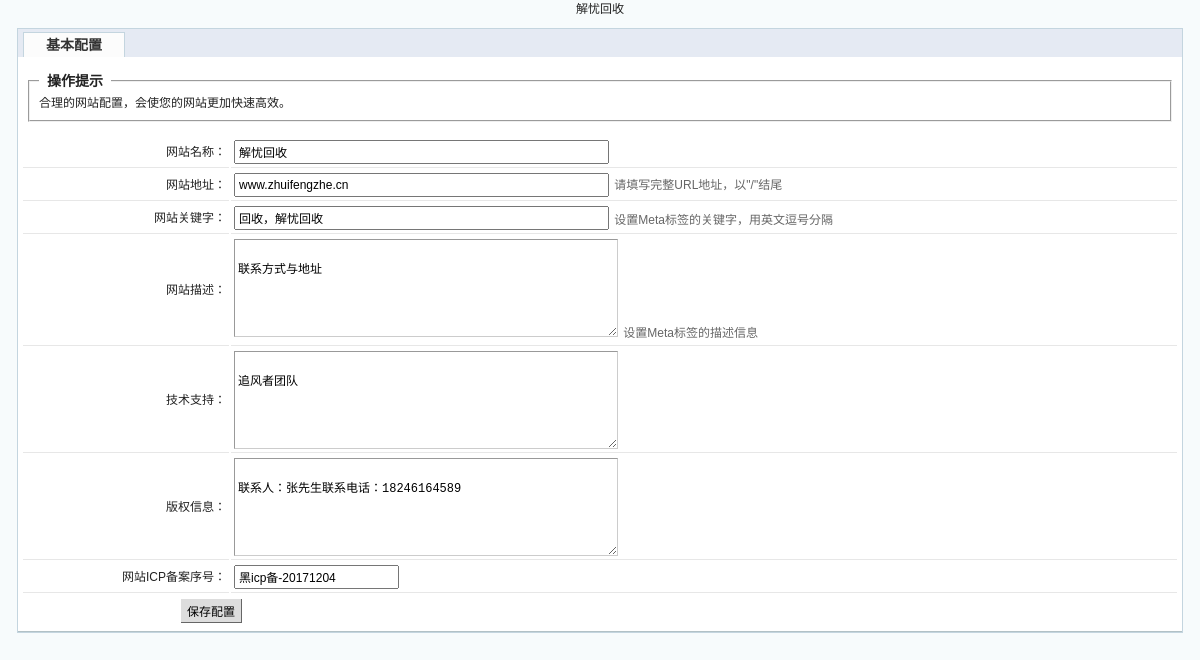
Screenshot of /jyzfz_admin/config.inc.php?tab=1 with the database file from the repository.
### tables this page shows
CREATE TABLE `lo_config` (
  `id` int(11) NOT NULL AUTO_INCREMENT,
  `webname` varchar(100) DEFAULT NULL,
  `weburl` varchar(100) DEFAULT NULL,
  `keyword` varchar(200) DEFAULT NULL,
  `description` text,
  `contact` varchar(100) DEFAULT NULL,
  `copyright` varchar(100) DEFAULT NULL,
  `icp` varchar(100) DEFAULT NULL,
  PRIMARY KEY (`id`)
);

### includes/MyDb.php (called while the page is built, shortened)
<?php
class MyDb
{
    public function __construct($dbname,$host="qdm190234501.my3w.com",$user="qdm190234501",$pwd="zfz666666",$charset="SET NAMES UTF8")
    {
        $this->dbname = $dbname;
        $this->host = $host;
        $this->user = $user;
        $this->pwd = $pwd;
        $this->charset = $charset;
    }
    public function query($sql)
    {
        return @mysql_query($sql);
    }
    public function fetch($res)
    {
        return @mysql_fetch_array($res);
    }
   public  function get_one($table,$where,$coment="*")
    {
        $table = self::getTableName($table);
        $sql = "select $coment from $table where $where";
        $res = $this->query($sql);
        $row = $this->fetch($res);
		return $row;
    }
    private  function getTableName($tableName,$tablePrifx="lo_")
    {
        return $tablePrifx.$tableName;
    }
}

### includes/init.php (called while the page is built, shortened)
<?php
include(ROOT."includes/MyDb.php");
$Db = new MyDb("qdm190234501_db");

### jyzfz_admin/config.inc.php (the view, shortened to what this page needs)
<?php
include( "../includes/init.php" );
$row = $Db->get_one( "config", "id=1" );
?>
<!DOCTYPE html PUBLIC "-//W3C//DTD XHTML 1.0 Transitional//EN" "http://www.w3.org/TR/xhtml1/DTD/xhtml1-transitional.dtd">
<html xmlns="http://www.w3.org/1999/xhtml">
<head>
	<link rel="stylesheet" type="text/css" href="css/style.css"/>
</head>
<body>
	<div id="wrap">
		<div class="tab">
			<ul>
				<li><a href="javascript:void(0);" class="on" id="1">基本配置</a>
				</li></li>
			</ul>
		</div>
		<div class="main">
			<fieldset>
				<legend>操作提示</legend>
				合理的网站配置，会使您的网站更加快速高效。
			</fieldset>
			<form action="config.check.php" method="post" name="myform" onsubmit="return checkform();">
				<table width="100%">
					<tr>
						<td>
							<div id="tab_1">
								<table class="sub">
									<tr>
										<td width="200" align="right">网站名称：</td>
										<td><input type="text" name="webname" value="<?=$row['webname']?>" size="50" id="webname"/>
										</td>
									</tr>
									<tr>
										<td width="200" align="right">网站地址：</td>
										<td>
											<input type="text" name="weburl" size="50" value="<?=$row['weburl']?>" id="weburl"/>
											<span>请填写完整URL地址，以"/"结尾</span> </td>
									</tr>
									<tr>
										<td width="200" align="right">网站关键字：</td>
										<td>
											<input type="text" name="keyword" value="<?=$row['keyword']?>" size="50" id="keyword"/>
											<span>设置Meta标签的关键字，用英文逗号分隔</span> </td>
									</tr>
									<tr>
										<td width="200" align="right">网站描述：</td>
										<td>
											<textarea name="description" cols="50" rows="5" id="description">
												<?=$row['description']?>
											</textarea>
											<span>设置Meta标签的描述信息</span>
										</td>
									</tr>
									<tr>
										<td align="right">技术支持：</td>
										<td>
											<textarea name="contact" cols="50" rows="5" id="contact">
												<?=$row['contact']?>
											</textarea>
										</td>
									</tr>
									<tr>
										<td align="right">版权信息：</td>
										<td>
											<textarea name="copyright" cols="50" rows="5" id="copyright">
												<?=$row['copyright']?>
											</textarea>
										</td>
									</tr>
									<tr>
										<td align="right">网站ICP备案序号：</td>
										<td><input type="text" name="icp" value="<?=$row['icp']?>" id="icp"/>
										</td>
									</tr>
								</table>
							</div>
						</td>
					</tr>
					<tr>
						<td><input type="submit" value="保存配置" class="button" style="margin-left:160px"/>
						</td>
					</tr>
				</table>
			</form>
		</div>
	</div>
</body>
</html>

### jyzfz_admin/css/style.css (style rules this page uses)
body { text-align:center;margin:0 auto;background:rgb(247,251,252);font-family:"宋体",Arial, Helvetica, sans-serif }
body,table,td,th,ul,li { font-size:12px;line-height:150%; color:#222222 }
body { background:rgb(247,251,252); }
a { color:#3A6EA5;text-decoration:none; }
ul, li , dl, dt, dd, form { margin:0;padding:0;list-style:none; }
input, textarea { padding:3px;font-size:12px;margin-right:2px; }
textarea { line-height:18px; overflow:auto; border:1px solid;border-color:#999 #ccc #ccc #999 }
fieldset { margin:10px;position:relative }
legend { font-weight:bold;font-size:14px;padding:0 8px; }
td span { color:#666; }
.button { background: #DDD;height: 24px;border-top: 0;border-left: 0;border-bottom: 1px solid #666;border-right: 1px solid #666;padding: 3px 6px;margin-right: 5px; cursor:pointer }
#wrap { margin:10px auto; margin-bottom:0px; border:1px #C4D5DF solid;background:#FFF; width:97%; }
.tab { width:100%;height:28px;overflow:hidden;background:#e5eaf3 }
.tab ul { width:100%;height:28px;overflow:hidden;background:url(../../jyzfz_admin/images/tab_bg.gif) bottom repeat-x; }
.tab ul li { float:left;margin:3px 5px;font-size:14px }
.tab ul li a { display:block;width:100px;height:24px;line-height:24px; }
.tab ul li a.on { background:#fcfcfc;color:#333;font-weight:bold;border:1px solid #C4D5DF;border-bottom:none;border-bottom:none;position:relative;z-index:10;bottom:0px; }
.main { border-bottom:1px #B2C1C6 solid; overflow:hidden;padding:5px 0;text-align:left; bottom:0px }
.sub { width:100%; }
.sub td { border:none;padding:3px; border-bottom:#E7E7E7 1px solid }

### rows the page displays
lo_config: webname "解忧回收", weburl "www.zhuifengzhe.cn", keyword "回收，解忧回收", description "联系方式与地址", contact "追风者团队", copyright "联系人：张先生联系电话：18246164589", icp "黑icp备-20171204"
